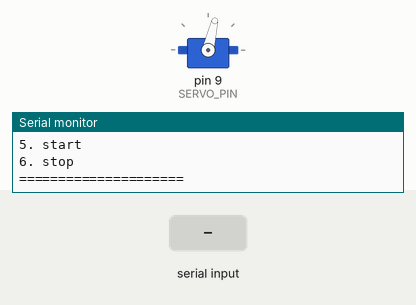
The sketch below on a simulated Arduino Uno, built with avr-gcc and run on an emulated ATmega328P. On the bench: servo, the last lines printed to the serial monitor. The inputs (shaded band) are chosen by the test bench.

Above: at 1.6 s.
1.7 s: "goto" received over Serial
At 3.38 s:
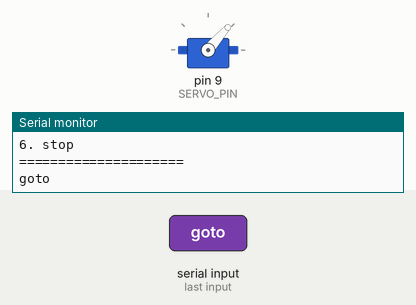
4.7 s: "get" received over Serial
At 7.34 s:
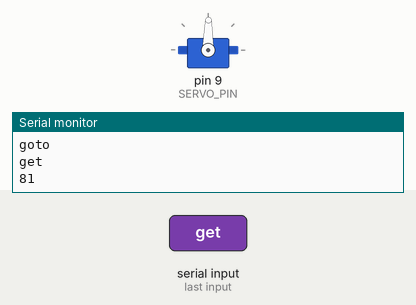
7.7 s: "start" received over Serial
At 10.92 s:
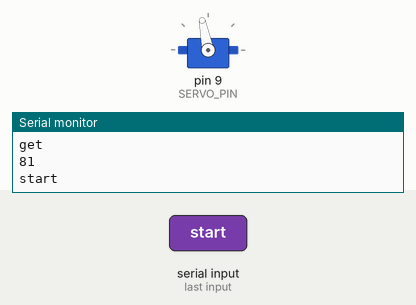
Timing chart, 0 to 16.7 s (numbered marks = the images above; inputs shaded):
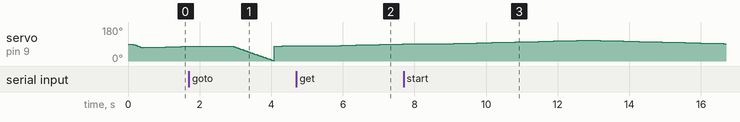

The sketch:

servo-controller.ino
```cpp
#include <Servo.h>

Servo myservo;

const int SERVO_PIN = 9;
const int GOTO_DELAY = 15;
const int SWEEP_LOW_DELAY = 15;
const int SWEEP_HIGH_DELAY = 10000;

int sweepSpeed = 50;
int sweepDelay = 108;

int sweepLow = 0;
int sweepHigh = 180;

bool started = false;

int currentPos = -1;
int sweepDir = 1;

void setup() {
  myservo.attach(SERVO_PIN);
  Serial.begin(9600);
  Serial.println("Program started.");
  Serial.println("=====================");
  Serial.println("Available commands:\n1. goto {degree}\n2. speed {0-100}\n3. range {0-180} {0-180}\n4. get\n5. start\n6. stop");
  Serial.println("=====================");
  setupWithoutLaptop();
}

void setupWithoutLaptop(){
  sweepSpeed = 98;
  sweepDelay = 215;
  sweepLow = 70;
  sweepHigh = 110;
  if (currentPos == -1) {
    servoGoto(sweepLow);
  }
  started = true;
  currentPos = myservo.read();
}

void loop() {
  if (Serial.available()) {
    String data = Serial.readString();
    Serial.println(data);
    if (data == "get") {
      Serial.println(myservo.read());
    } else if (data == "start") {
      if (currentPos == -1) {
        servoGoto(sweepLow);
      }
      started = true;
      currentPos = myservo.read();
    } else if (data == "stop") {
      started = false;
    } else if (getValue(data, ' ', 0) == "range") {
       sweepLow = getValue(data, ' ', 1).toInt();
       sweepHigh = getValue(data, ' ', 2).toInt();
    } else if (getValue(data, ' ', 0) == "goto") {
      int gotoDegree = getValue(data, ' ', 1).toInt();
      servoGoto(gotoDegree);
    } else if (getValue(data, ' ', 0) == "speed") {
      sweepSpeed = getValue(data, ' ', 1).toInt();
      sweepDelay = map(sweepSpeed, 0, 100, SWEEP_HIGH_DELAY, SWEEP_LOW_DELAY);
      Serial.println(sweepDelay);
    } else {
      Serial.println("Unknown command.");
    }
  }
  sweepCycle();
}

void servoGoto(int degree) {
  int currentDegree = myservo.read();
  int dir = (degree - currentDegree) > 0 ? 1 : -1;
  for (int i = currentDegree; i != degree; i += dir) {
     myservo.write(i);
     delay(GOTO_DELAY);
  }
}

void sweepCycle() {
  if (started) {
    if (currentPos < sweepHigh && sweepDir == 1) {
      myservo.write(++currentPos);
    } else {
      sweepDir = -1;
    }
    if (currentPos > sweepLow && sweepDir == -1) {
      myservo.write(--currentPos);
    } else {
      sweepDir = 1;
    }
    delay(sweepDelay);
  }
}

String getValue(String data, char separator, int index) {
  int wordIndex = -1;
  int startIndex = 0;
  int endIndex = -1;
  int maxIndex = data.length() - 1;

  for (int i = 0; i <= maxIndex; i++) {
    if (data.charAt(i) == separator || i == maxIndex) {
      endIndex = (i == maxIndex) ? i + 1 : i;
      if (++wordIndex == index) {
        return data.substring(startIndex, endIndex);
      } else {
        startIndex = endIndex + 1;
      }
    }
  }
}
```

Measured:
- by itself, servo on pin 9 (SERVO_PIN): rises from 91° to 110° in 3.9 s, then falls to 92° in 3.9 s
